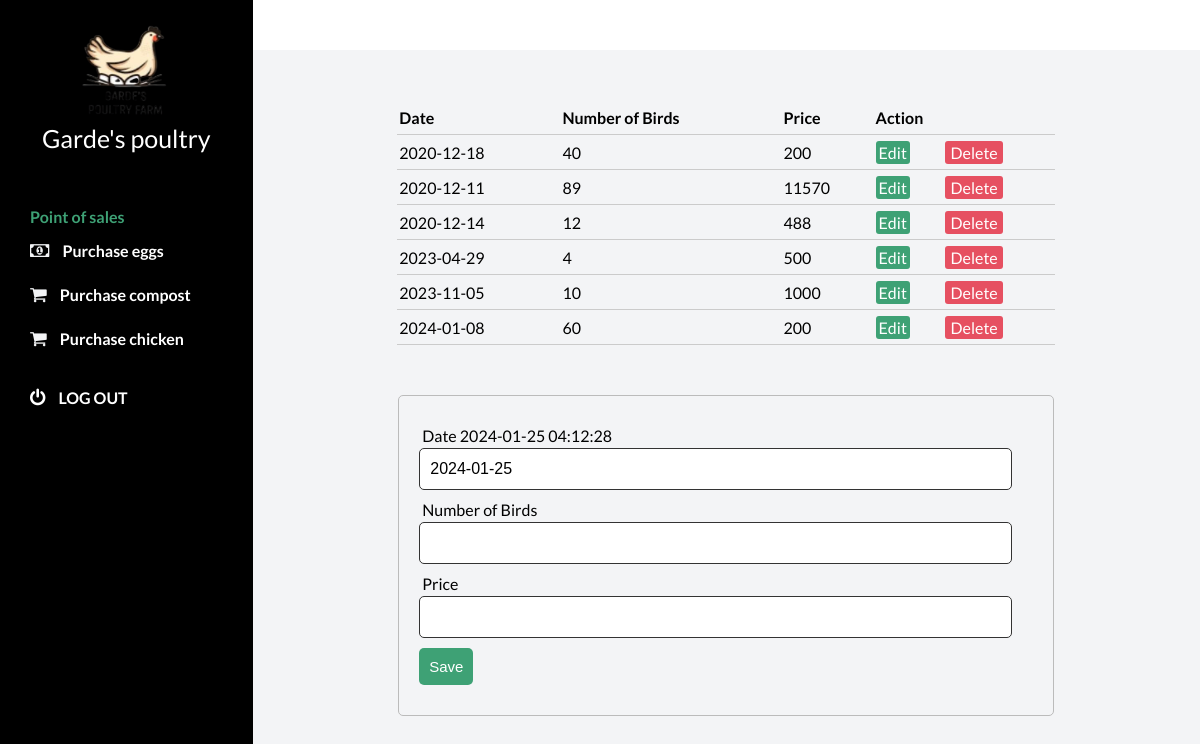
Page /birdsPurchase.php (signed in) on the committed database.
### tables this page shows
CREATE TABLE IF NOT EXISTS `birdspurchase` (
  `BirdsPurchase_ID` int(11) NOT NULL AUTO_INCREMENT,
  `Date` date NOT NULL,
  `NumberOfBirds` int(11) NOT NULL,
  `Price` float NOT NULL,
  PRIMARY KEY (`BirdsPurchase_ID`)
);

### includes/action.php (called while the page is built, shortened)
<?php
    include_once "database.php";
    class CrudOperation extends Database{
        public function viewMethod($table){
            $sql = "SELECT * FROM " . $table;
            $array = array();
            $query = $this->connect()->query($sql);
            while($row = mysqli_fetch_array($query)){
                $array[] = $row;
            }
            return $array;
        }
    }
    $birdsPurchaseObject = new CrudOperation();
?>

### includes/database.php (called while the page is built, shortened)
<?php
class Database{
    public function connect(){
        $this->servername = 'localhost';
        $this->username = 'root';
        $this->password = '';
        $this->dbname = 'newpoultry';
        $conn = new mysqli($this->servername, $this->username, $this->password, $this->dbname);
        return $conn;
    }
}
function defaultDate(){
    $dbbbbbb = new Database();
    $res = mysqli_query($dbbbbbb->connect(),"SELECT NOW()");
    $ret = "";
    if($colx = mysqli_fetch_array($res)){
        $ret = $colx[0];
    }
    return $ret;
}
function mysqlDate(){
    $dbbbbbb = new Database();
    $res = mysqli_query($dbbbbbb->connect(),"SELECT DATE_FORMAT(NOW(),'%Y-%m-%d')");
    $ret = "";
    if($colx = mysqli_fetch_array($res)){
        $ret = $colx[0];
    }
    return $ret;
}
?>

### birdsPurchase.php (the view, shortened to what this page needs)
<?php
include 'includes/database.php';
include 'includes/action.php';
?>
<!DOCTYPE html>
<html lang="en">
<?php include "partials/_head.php";?>
<body id="body">
    <div class="container">
        <main>
            <div class="main__container">
                <table>
                    <thead>
                        <th>Date</th>
                        <th>Number of Birds</th>
                        <th>Price</th>
                        <th colspan="2">Action</th>
                    </thead>
                    <tbody>
                    <?php
                        $myrow = $birdsPurchaseObject->viewMethod("BirdsPurchase");
                        foreach($myrow as $row){
                            ?>
                            <tr>
                                <td><?php echo $row['Date'];?></td>
                                <td><?php echo $row['NumberOfBirds'];?></td>
                                <td><?php echo $row['Price'];?></td>
                                <td>
                                    <a class="edit_btn" href="birdsPurchase.php?birdspurchupdate=1&id=<?php echo $row["BirdsPurchase_ID"]; ?>">Edit</a>
                                </td>
                                <td>
                                    <a class="del_btn" href="includes/action.php?birdspurchdelete=1&id=<?php echo $row["BirdsPurchase_ID"]; ?>">Delete</a>
                                </td>
                            </tr>
                            <?php
                        }
                    ?>
                    </tbody>
                </table>
                <?php
                    if(isset($_GET["birdspurchupdate"])){
                        $id = $_GET["id"] ?? null;
                        $where = array("BirdsPurchase_ID" => $id);
                        $row = $birdsPurchaseObject->selectMethod("BirdsPurchase", $where);
                        ?>
                            <form action="includes/action.php" method="post">
                                <div class="input-group">
                                    <input type="hidden" name="id" value="<?php echo $id; ?>">
                                </div>
                                <div class="input-group">
                                    <label for="">Date</label>
                                    <input id="BPDate" type="date" name="Date" value="<?php echo $row["Date"]; ?>" required>
                                </div>
                                <div class="input-group">
                                    <label for="">Number of Birds</label>
                                    <input type="number" step="any" name="NumberOfBirds" value="<?php echo $row["NumberOfBirds"]; ?>" required>
                                </div>
                                <div class="input-group">
                                    <label for="">Price</label>
                                    <input type="number" step="any" name="Price" value="<?php echo $row["Price"]; ?>" required>
                                </div>
                                <div class="input-group">
                                    <button type="submit" name="birdspurchedit" class="btn" value="">Update</button>
                                </div>
                            </form>
                        <?php
                    }else{
                        ?>
                            <form action="includes/action.php" method="post">
                                <div class="input-group">
                                    <label for="">Date <?php echo defaultDate();?></label>
                                    <input id="BPDate" type="datet" name="Date" value="<?php echo mysqlDate();?>" required>
                                </div>
                                <div class="input-group">
                                    <label for="">Number of Birds</label>
                                    <input type="number" step="any" name="NumberOfBirds" value="" required>
                                </div>
                                <div class="input-group">
                                    <label for="">Price</label>
                                    <input type="number" step="any" name="Price" value="" required>
                                </div>
                                <div class="input-group">
                                    <button type="submit" name="birdspurchsave" class="btn">Save</button>
                                </div>
                            </form>
                        <?php
                    }
                        ?>
            </div>
        </main>
        <?php include "partials/_side_bar.php";?>
    </div>
</body>
</html>

### styles.css (style rules this page uses)
* { margin: 0; padding: 0; }
body { box-sizing: border-box; font-family: "Lato", sans-serif; }
.container { display: grid; height: 100vh; grid-template-columns: 0.8fr 1fr 1fr 1fr; grid-template-rows: 0.2fr 3fr; grid-template-areas: "sidebar nav nav nav" "sidebar main main main"; }
main { background: #f3f4f6; grid-area: main; overflow-y: auto; }
.main__container { padding: 20px 35px; }
table { width: 75%; margin: 30px auto; border-collapse: collapse; text-align: left; }
tr { border-bottom: 1px solid #cbcbcb; }
th, td { border: none; height: 30px; padding: 2px; }
form { width: 70%; margin: 50px auto; text-align: left; padding: 20px; border: 1px solid #bbb; border-radius: 5px; }
.input-group { margin: 10px 0; }
.input-group label { display: block; text-align: left; margin: 3px; }
.input-group input { height: 30px; width: 93%; padding: 5px 10px; font-size: 16px; border-radius: 5px; border: 1px solid #333; }
.btn { padding: 10px; font-size: 15px; color: #fff; background:#3ea175; border: none; border-radius: 5px; }
.edit_btn { text-decoration: none; padding: 2px 3px; background: #3ea175; color: #fff; border-radius: 3px; }
.del_btn { text-decoration: none; padding: 2px 5px; color: #fff; border-radius: 3px; background: #e65061; }

### rows in the picture
birdspurchase: Date "2020-12-18", NumberOfBirds "40", Price "200"
birdspurchase: Date "2020-12-11", NumberOfBirds "89", Price "11570"
birdspurchase: Date "2020-12-14", NumberOfBirds "12", Price "488"
birdspurchase: Date "2023-04-29", NumberOfBirds "4", Price "500"
birdspurchase: Date "2023-11-05", NumberOfBirds "10", Price "1000"
birdspurchase: Date "2024-01-08", NumberOfBirds "60", Price "200"

### other values in the picture
defaultDate() "2024-01-25 04:12:28"
